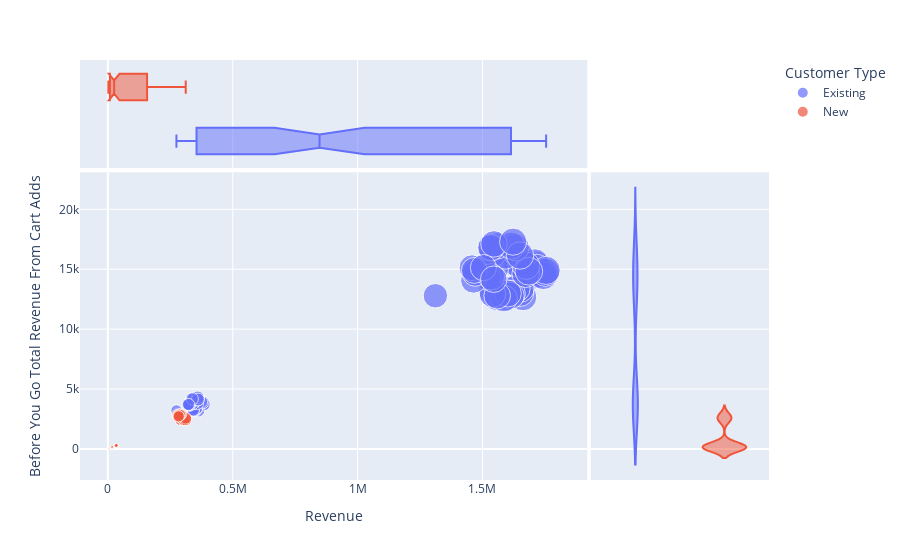

Notebook code cell kept with this figure:
### Code cell
import plotly.express as px
fig = px.scatter(df, x='Revenue', y='Before You Go Total Revenue From Cart Adds', color='Customer Type',
                 size='Revenue', marginal_y="violin", marginal_x="box")
fig.show()
